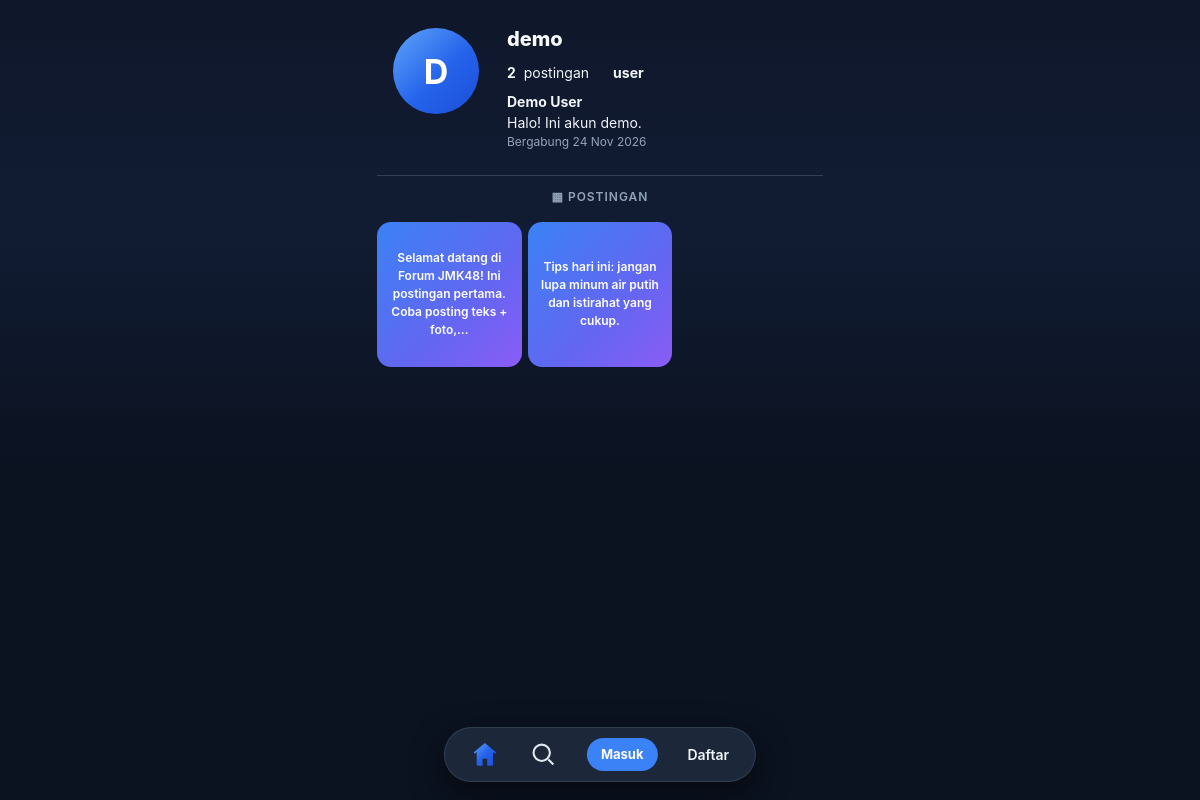
Screenshot of /profile.php?u=demo with the database file from the repository.
### tables this page shows
CREATE TABLE IF NOT EXISTS users (
  id INT UNSIGNED AUTO_INCREMENT PRIMARY KEY,
  name VARCHAR(100) NOT NULL,
  username VARCHAR(50) NOT NULL UNIQUE,
  email VARCHAR(150) NOT NULL UNIQUE,
  password VARCHAR(255) NOT NULL,
  bio VARCHAR(255) DEFAULT NULL,
  avatar VARCHAR(255) DEFAULT NULL,
  role ENUM('user','admin') NOT NULL DEFAULT 'user',
  created_at TIMESTAMP DEFAULT CURRENT_TIMESTAMP
);

CREATE TABLE IF NOT EXISTS posts (
  id INT UNSIGNED AUTO_INCREMENT PRIMARY KEY,
  user_id INT UNSIGNED NOT NULL,
  content TEXT NOT NULL,
  image VARCHAR(255) DEFAULT NULL,
  created_at TIMESTAMP DEFAULT CURRENT_TIMESTAMP,
  updated_at TIMESTAMP DEFAULT CURRENT_TIMESTAMP ON UPDATE CURRENT_TIMESTAMP,
  FOREIGN KEY (user_id) REFERENCES users(id) ON DELETE CASCADE
);

### includes/functions.php (called while the page is built, shortened)
<?php
function e($str) {
    return htmlspecialchars((string) $str, ENT_QUOTES, 'UTF-8');
}
function excerpt(string $s, int $len): string {
    $strlen = function_exists('mb_strlen') ? mb_strlen($s) : strlen($s);
    if ($strlen <= $len) return $s;
    $substr = function_exists('mb_substr')
        ? function ($str, $start, $l) { return mb_substr($str, $start, $l); }
        : function ($str, $start, $l) { return substr($str, $start, $l); };
    $cut = $substr($s, 0, $len);
    $strrpos = function_exists('mb_strrpos') ? 'mb_strrpos' : 'strrpos';
    $sp = $strrpos($cut, ' ');
    if ($sp !== false && $sp > $len * 0.5) $cut = $substr($cut, 0, $sp);
    return $cut . '…';
}

### profile.php (the view, shortened to what this page needs)
<?php
require_once __DIR__ . '/config.php';
$username = $_GET['u'] ?? '';
$stmt = $pdo->prepare('SELECT id, name, username, email, bio, role, created_at FROM users WHERE username = ?');
$stmt->execute([$username]);
$profile = $stmt->fetch();
$stmt = $pdo->prepare('
    SELECT p.*, (SELECT COUNT(*) FROM likes WHERE post_id = p.id) AS like_count,
           (SELECT COUNT(*) FROM comments WHERE post_id = p.id) AS comment_count
    FROM posts p WHERE p.user_id = ? ORDER BY p.created_at DESC');
$stmt->execute([$profile['id']]);
$posts = $stmt->fetchAll();
include __DIR__ . '/includes/header.php';
?>
<div class="container wide" style="padding:0">
  <div class="profile-head">
    <div class="avatar lg"><?= e(strtoupper(substr($profile['name'], 0, 1))) ?></div>
    <div class="profile-info">
      <h1><?= e($profile['username']) ?></h1>
      <div class="profile-stats">
        <span><b><?= count($posts) ?></b> postingan</span>
        <span><b><?= e($profile['role']) ?></b></span>
      </div>
      <p><b><?= e($profile['name']) ?></b></p>
      <p><?= e($profile['bio'] ?: 'Belum ada bio.') ?></p>
      <p class="muted">Bergabung <?= e(date('d M Y', strtotime($profile['created_at']))) ?></p>
    </div>
  </div>
  <hr style="border:none;border-top:1px solid var(--border)">
  <p style="text-align:center;padding:12px 0 0;font-weight:600;letter-spacing:1px;font-size:12px;color:var(--muted)">▦ POSTINGAN</p>
  <div class="profile-grid">
    <?php foreach ($posts as $p): ?>
      <a href="post.php?id=<?= (int)$p['id'] ?>" title="<?= e(substr($p['content'], 0, 60)) ?>">
        <?php if ($p['image']): ?>
          <img src="uploads/<?= e($p['image']) ?>" alt="Foto postingan">
        <?php else: ?>
          <div class="grid-text"><?= e(excerpt($p['content'], 80)) ?></div>
        <?php endif; ?>
      </a>
    <?php endforeach; ?>
  </div>
</div>
<?php include __DIR__ . '/includes/footer.php'; ?>

### assets/css/style.css (style rules this page uses)
* { box-sizing: border-box; margin: 0; padding: 0; }
:root { color-scheme: dark; --primary: #3b82f6; --primary-light: #60a5fa; --navy: #0f172a; --danger: #f87171; --like: #fb7185; --bg: #0b1220; --card: #1e293b; --text: #f1f5f9; --muted: #94a3b8; --border: #334155; --radius: 20px; --shadow: 0 8px 24px rgba(0, 0, 0, .35); --grad-blue: linear-gradient(135deg, #60a5fa, #2563eb 55%, #1d4ed8); --grad-soft: linear-gradient(135deg, #60a5fa, #818cf8); }
body { font-family: -apple-system, BlinkMacSystemFont, "Segoe UI", Roboto, Helvetica, Arial, sans-serif; background: linear-gradient(180deg, #0f172a 0%, #111c33 28%, #0b1220 60%); background-attachment: fixed; color: var(--text); line-height: 1.5; font-size: 14px; min-height: 100vh; }
a { color: var(--text); text-decoration: none; }
.container { max-width: 470px; margin: 0 auto; padding: 0 12px; }
.container.wide { max-width: 935px; }
.muted { color: var(--muted); font-size: 12px; }
.avatar { width: 32px; height: 32px; border-radius: 50%; background: var(--grad-blue); color: #fff; display: inline-flex; align-items: center; justify-content: center; font-weight: 700; font-size: 14px; flex-shrink: 0; }
.avatar.lg { width: 86px; height: 86px; font-size: 34px; }
.profile-head { display: flex; gap: 28px; align-items: flex-start; padding: 24px 16px; }
.profile-head .avatar.lg { margin-top: 4px; }
.profile-info { flex: 1; min-width: 0; }
.profile-info h1 { font-size: 20px; font-weight: 800; margin-bottom: 8px; color: #f8fafc; }
.profile-stats { display: flex; gap: 24px; margin: 8px 0; font-size: 14px; }
.profile-stats b { margin-right: 4px; }
.profile-grid { display: grid; grid-template-columns: repeat(3, 1fr); gap: 6px; margin-top: 16px; }
.profile-grid a { aspect-ratio: 1 / 1; overflow: hidden; background: #020617; position: relative; border-radius: 14px; }
.profile-grid .grid-text { aspect-ratio: 1 / 1; display: flex; align-items: center; justify-content: center; padding: 10px; text-align: center; background: linear-gradient(135deg, #3b82f6, #6366f1 60%, #8b5cf6); color: #fff; font-size: 12px; font-weight: 600; overflow: hidden; overflow-wrap: break-word; }

### rows the page displays
users: name "D", username "demo", role "user", name "Demo User", bio "Halo! Ini akun demo.", created_at "24 Nov 2026"
posts: content "Selamat datang di Forum JMK48! Ini postingan pertama. Coba posting teks + foto,…"
posts: content "Tips hari ini: jangan lupa minum air putih dan istirahat yang cukup."

### other values shown
count($posts) "2"
